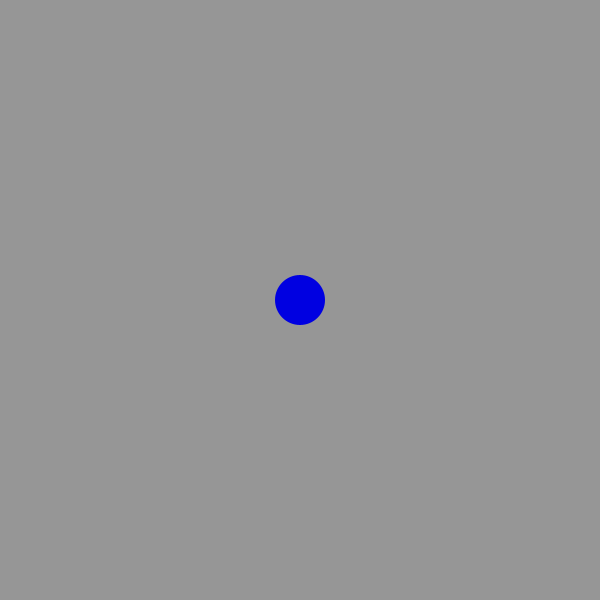
Frame 1 (no input)
Frame 60 (the mouse pressed at the canvas centre just before this capture): identical to frame 1, image omitted
Frame 120 (the mouse held since frame 60 and released just before this capture): identical to frame 1, image omitted

The Processing sketch that drew this single still picture (run headless with seeded random() and noise(); from frame 60 on, the mouse is pressed at the canvas centre):

// Processing sketch: moving_the_circle
// ── moving_the_circle.pde
int x = 300;
int y = 300;

void setup()
{
  size(600,600);
}

void draw()
{
  fill(0,0,225);
  background(150);
  noStroke();
  ellipse(x,y,50,50);
}

void keyPressed()
{
  if((key == CODED) && (keyCode == UP))
  {
    y--;
  }
  if((key == CODED) && (keyCode == DOWN))
  {
    y++;
  } 
  if((key == CODED) && (keyCode == RIGHT))
  {
    x++;
  } 
  if((key == CODED) && (keyCode == LEFT))
  {
    x--;
  }
}  
  
  
